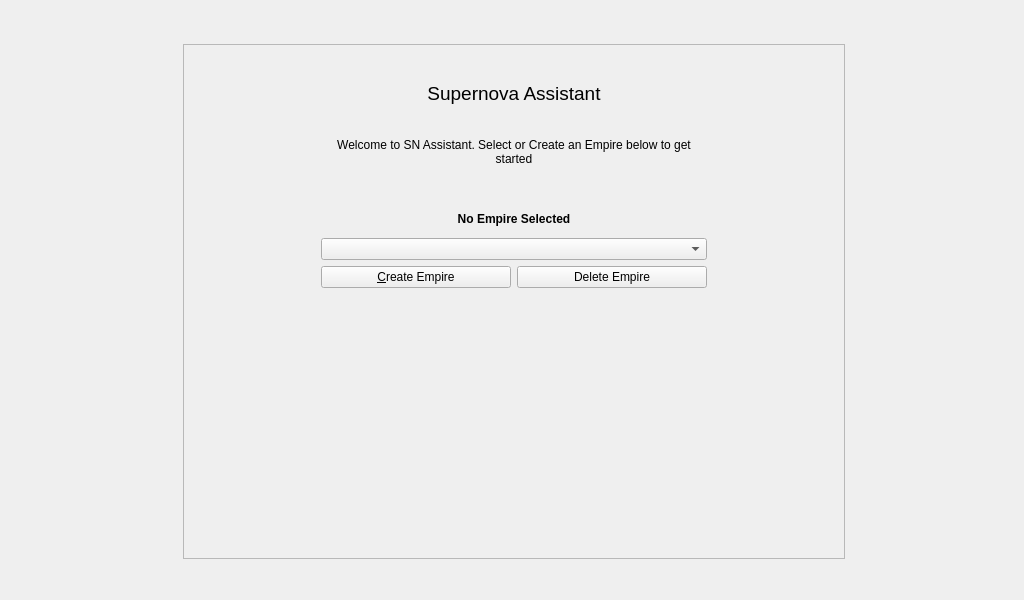
<?xml version="1.0" encoding="UTF-8"?>
<ui version="4.0">
 <class>WelcomeWidget</class>
 <widget class="QWidget" name="WelcomeWidget">
  <property name="geometry">
   <rect>
    <x>0</x>
    <y>0</y>
    <width>1024</width>
    <height>600</height>
   </rect>
  </property>
  <property name="windowTitle">
   <string>Form</string>
  </property>
  <layout class="QVBoxLayout" name="verticalLayout_4">
   <item>
    <widget class="QWidget" name="gradientWidget" native="true">
     <property name="styleSheet">
      <string notr="true">#gradientWidget1 {
  background-color: qlineargradient(spread:pad, x1:0.5, y1:0, x2:0.5, y2:1, stop:0 rgba(247, 247, 247, 255), stop:1 rgba(215, 215, 215, 255));
}</string>
     </property>
     <layout class="QGridLayout" name="gridLayout_2">
      <property name="leftMargin">
       <number>4</number>
      </property>
      <property name="topMargin">
       <number>4</number>
      </property>
      <property name="rightMargin">
       <number>0</number>
      </property>
      <property name="bottomMargin">
       <number>0</number>
      </property>
      <property name="spacing">
       <number>0</number>
      </property>
      <item row="2" column="0">
       <spacer name="bottomVerticalSpacer_2">
        <property name="orientation">
         <enum>Qt::Vertical</enum>
        </property>
        <property name="sizeType">
         <enum>QSizePolicy::Expanding</enum>
        </property>
        <property name="sizeHint" stdset="0">
         <size>
          <width>20</width>
          <height>40</height>
         </size>
        </property>
       </spacer>
      </item>
      <item row="0" column="0">
       <spacer name="topVerticalSpacer_2">
        <property name="orientation">
         <enum>Qt::Vertical</enum>
        </property>
        <property name="sizeType">
         <enum>QSizePolicy::Expanding</enum>
        </property>
        <property name="sizeHint" stdset="0">
         <size>
          <width>20</width>
          <height>40</height>
         </size>
        </property>
       </spacer>
      </item>
      <item row="1" column="0">
       <widget class="QFrame" name="mainFrame_2">
        <property name="minimumSize">
         <size>
          <width>662</width>
          <height>515</height>
         </size>
        </property>
        <property name="maximumSize">
         <size>
          <width>662</width>
          <height>16777215</height>
         </size>
        </property>
        <property name="styleSheet">
         <string notr="true">#mainFrame {
    border-image: url(:/welcome/images/background_center_frame.png) 4;
    border-width: 4;
}
</string>
        </property>
        <property name="frameShape">
         <enum>QFrame::StyledPanel</enum>
        </property>
        <property name="frameShadow">
         <enum>QFrame::Raised</enum>
        </property>
        <layout class="QHBoxLayout" name="horizontalLayout_5" stretch="200,600,200">
         <item>
          <spacer name="horizontalSpacer">
           <property name="orientation">
            <enum>Qt::Horizontal</enum>
           </property>
           <property name="sizeHint" stdset="0">
            <size>
             <width>40</width>
             <height>20</height>
            </size>
           </property>
          </spacer>
         </item>
         <item>
          <layout class="QVBoxLayout" name="verticalLayout_2" stretch="300,0,0,500,200,200,1000">
           <item>
            <widget class="QLabel" name="label">
             <property name="font">
              <font>
               <pointsize>14</pointsize>
              </font>
             </property>
             <property name="text">
              <string>Supernova Assistant</string>
             </property>
             <property name="alignment">
              <set>Qt::AlignCenter</set>
             </property>
            </widget>
           </item>
           <item>
            <widget class="QLabel" name="label_2">
             <property name="sizePolicy">
              <sizepolicy hsizetype="Minimum" vsizetype="Preferred">
               <horstretch>0</horstretch>
               <verstretch>0</verstretch>
              </sizepolicy>
             </property>
             <property name="minimumSize">
              <size>
               <width>200</width>
               <height>0</height>
              </size>
             </property>
             <property name="maximumSize">
              <size>
               <width>16777215</width>
               <height>16777215</height>
              </size>
             </property>
             <property name="font">
              <font>
               <pointsize>9</pointsize>
              </font>
             </property>
             <property name="text">
              <string>Welcome to SN Assistant. Select or Create an Empire below to get started</string>
             </property>
             <property name="alignment">
              <set>Qt::AlignCenter</set>
             </property>
             <property name="wordWrap">
              <bool>true</bool>
             </property>
            </widget>
           </item>
           <item>
            <spacer name="verticalSpacer_2">
             <property name="orientation">
              <enum>Qt::Vertical</enum>
             </property>
             <property name="sizeHint" stdset="0">
              <size>
               <width>20</width>
               <height>40</height>
              </size>
             </property>
            </spacer>
           </item>
           <item>
            <widget class="QLabel" name="empireName">
             <property name="sizePolicy">
              <sizepolicy hsizetype="Expanding" vsizetype="Maximum">
               <horstretch>0</horstretch>
               <verstretch>0</verstretch>
              </sizepolicy>
             </property>
             <property name="maximumSize">
              <size>
               <width>10000</width>
               <height>20</height>
              </size>
             </property>
             <property name="font">
              <font>
               <weight>75</weight>
               <bold>true</bold>
               <underline>false</underline>
              </font>
             </property>
             <property name="text">
              <string>No Empire Selected</string>
             </property>
             <property name="alignment">
              <set>Qt::AlignHCenter|Qt::AlignTop</set>
             </property>
            </widget>
           </item>
           <item>
            <widget class="QComboBox" name="empireCombo"/>
           </item>
           <item>
            <layout class="QHBoxLayout" name="horizontalLayout_2">
             <item>
              <widget class="QPushButton" name="createEmpireBut">
               <property name="text">
                <string>&amp;Create Empire</string>
               </property>
              </widget>
             </item>
             <item>
              <widget class="QPushButton" name="deleteEmpireBut">
               <property name="text">
                <string>Delete Empire</string>
               </property>
              </widget>
             </item>
            </layout>
           </item>
           <item>
            <spacer name="verticalSpacer">
             <property name="orientation">
              <enum>Qt::Vertical</enum>
             </property>
             <property name="sizeHint" stdset="0">
              <size>
               <width>20</width>
               <height>40</height>
              </size>
             </property>
            </spacer>
           </item>
          </layout>
         </item>
         <item>
          <spacer name="horizontalSpacer_2">
           <property name="orientation">
            <enum>Qt::Horizontal</enum>
           </property>
           <property name="sizeHint" stdset="0">
            <size>
             <width>10</width>
             <height>20</height>
            </size>
           </property>
          </spacer>
         </item>
        </layout>
       </widget>
      </item>
     </layout>
    </widget>
   </item>
  </layout>
 </widget>
 <resources/>
 <connections/>
</ui>
